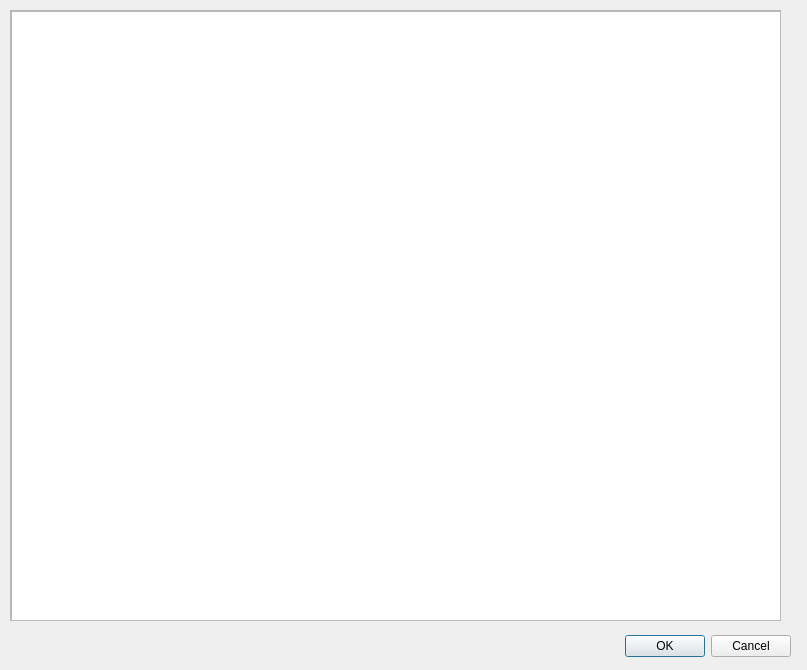
<?xml version="1.0" encoding="UTF-8"?>
<ui version="4.0">
 <class>PerformanceDialog</class>
 <widget class="QDialog" name="PerformanceDialog">
  <property name="geometry">
   <rect>
    <x>0</x>
    <y>0</y>
    <width>807</width>
    <height>670</height>
   </rect>
  </property>
  <property name="windowTitle">
   <string>Dialog</string>
  </property>
  <widget class="QDialogButtonBox" name="buttonBox">
   <property name="geometry">
    <rect>
     <x>450</x>
     <y>630</y>
     <width>341</width>
     <height>32</height>
    </rect>
   </property>
   <property name="orientation">
    <enum>Qt::Horizontal</enum>
   </property>
   <property name="standardButtons">
    <set>QDialogButtonBox::Cancel|QDialogButtonBox::Ok</set>
   </property>
  </widget>
  <widget class="QScrollArea" name="scrollArea">
   <property name="geometry">
    <rect>
     <x>10</x>
     <y>10</y>
     <width>771</width>
     <height>611</height>
    </rect>
   </property>
   <property name="widgetResizable">
    <bool>true</bool>
   </property>
   <widget class="QWidget" name="scrollAreaWidgetContents">
    <property name="geometry">
     <rect>
      <x>0</x>
      <y>0</y>
      <width>769</width>
      <height>609</height>
     </rect>
    </property>
    <widget class="QGraphicsView" name="graphicsView">
     <property name="geometry">
      <rect>
       <x>0</x>
       <y>0</y>
       <width>781</width>
       <height>611</height>
      </rect>
     </property>
    </widget>
   </widget>
  </widget>
 </widget>
 <resources/>
 <connections>
  <connection>
   <sender>buttonBox</sender>
   <signal>accepted()</signal>
   <receiver>PerformanceDialog</receiver>
   <slot>accept()</slot>
   <hints>
    <hint type="sourcelabel">
     <x>248</x>
     <y>254</y>
    </hint>
    <hint type="destinationlabel">
     <x>157</x>
     <y>274</y>
    </hint>
   </hints>
  </connection>
  <connection>
   <sender>buttonBox</sender>
   <signal>rejected()</signal>
   <receiver>PerformanceDialog</receiver>
   <slot>reject()</slot>
   <hints>
    <hint type="sourcelabel">
     <x>316</x>
     <y>260</y>
    </hint>
    <hint type="destinationlabel">
     <x>286</x>
     <y>274</y>
    </hint>
   </hints>
  </connection>
 </connections>
</ui>
